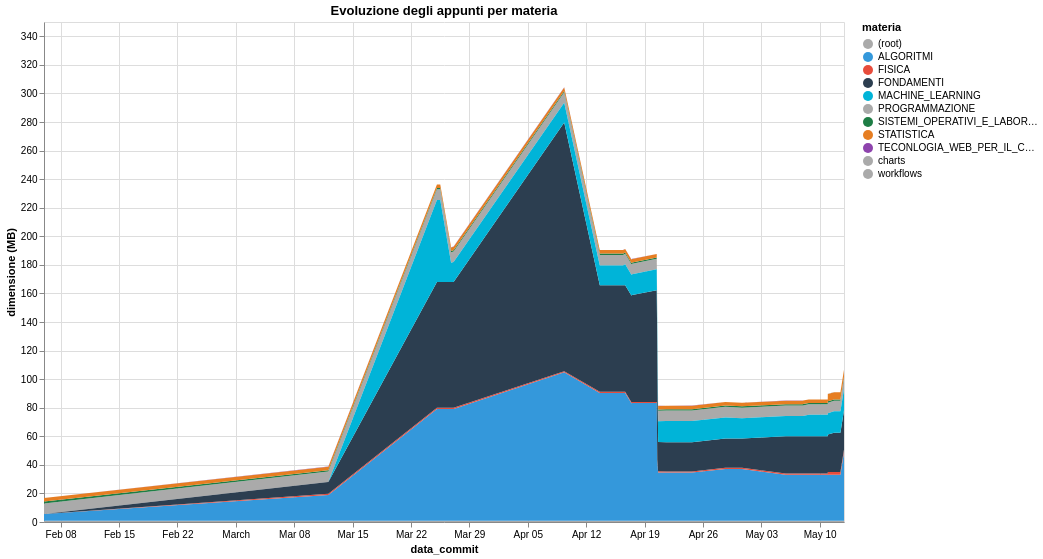

The Vega-Lite source for this figure:
### Vega-Lite specification from a JSON file in a GitHub repository (floating-point values rounded to 4 significant figures; data arrays with more than 128 entries replaced by an {"elided": "..."} marker saying what was removed)
{"$schema": "https://vega.github.io/schema/vega-lite/v6.1.0.json", "config": {"view": {"continuousHeight": 300, "continuousWidth": 300}}, "data": {"name": "data-a525667c75882951b66671642c4059bf"}, "datasets": {"data-a525667c75882951b66671642c4059bf": {"elided": "353 records"}}, "encoding": {"color": {"field": "period", "scale": {"domain": ["(root)", "ALGORITMI", "FISICA", "FONDAMENTI", "MACHINE_LEARNING", "PROGRAMMAZIONE", "SISTEMI_OPERATIVI_E_LABORATORIO", "STATISTICA", "TECONLOGIA_WEB_PER_IL_CLOUD", "charts", "workflows"], "range": ["#aaaaaa", "#3498db", "#e74c3c", "#2c3e50", "#00b4d8", "#aaaaaa", "#1e7d45", "#e67e22", "#8e44ad", "#aaaaaa", "#aaaaaa"]}, "title": "materia", "type": "ordinal"}, "order": {"field": "period", "sort": "ascending", "type": "ordinal"}, "tooltip": [{"field": "commit_date", "title": "data_commit", "type": "temporal"}, {"field": "period", "title": "materia", "type": "ordinal"}, {"field": "line_count", "title": "dimensione (MB)", "type": "quantitative"}], "x": {"field": "commit_date", "title": "data_commit", "type": "temporal"}, "y": {"field": "line_count", "title": "dimensione (MB)", "type": "quantitative"}}, "height": 500, "mark": {"type": "area"}, "title": "Evoluzione degli appunti per materia", "usermeta": {"embedOptions": {}}, "width": 800}
